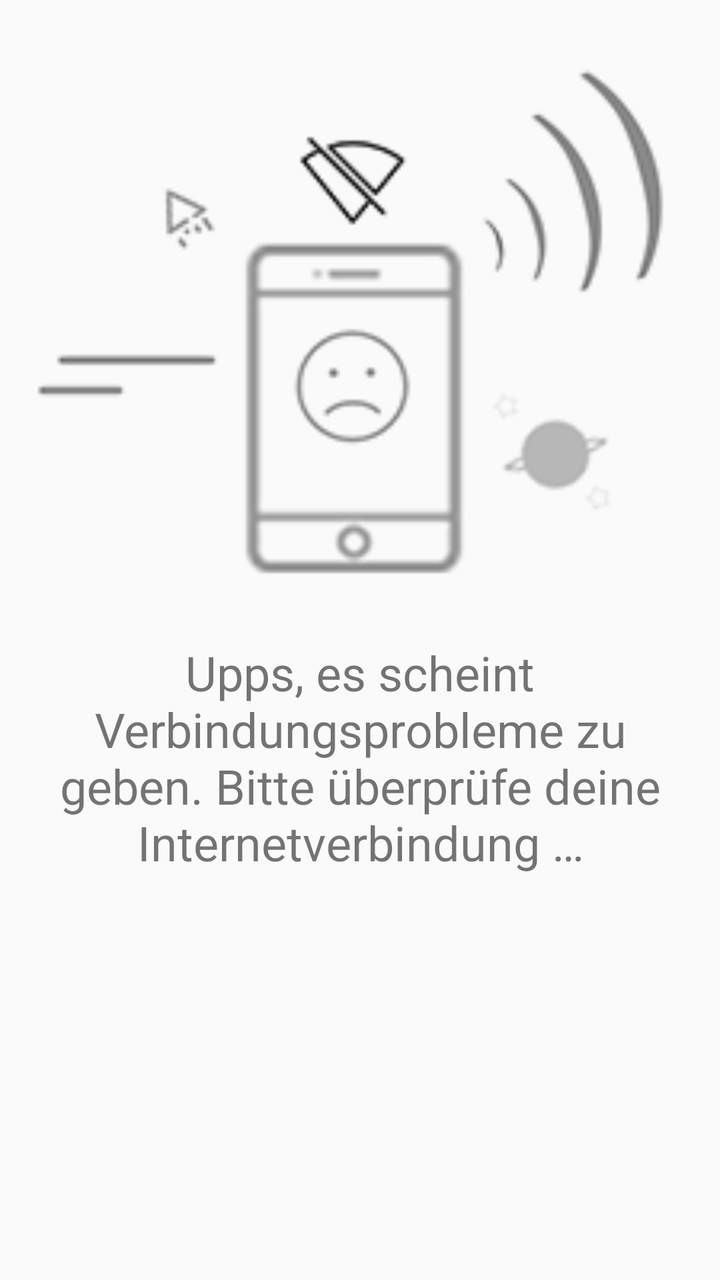
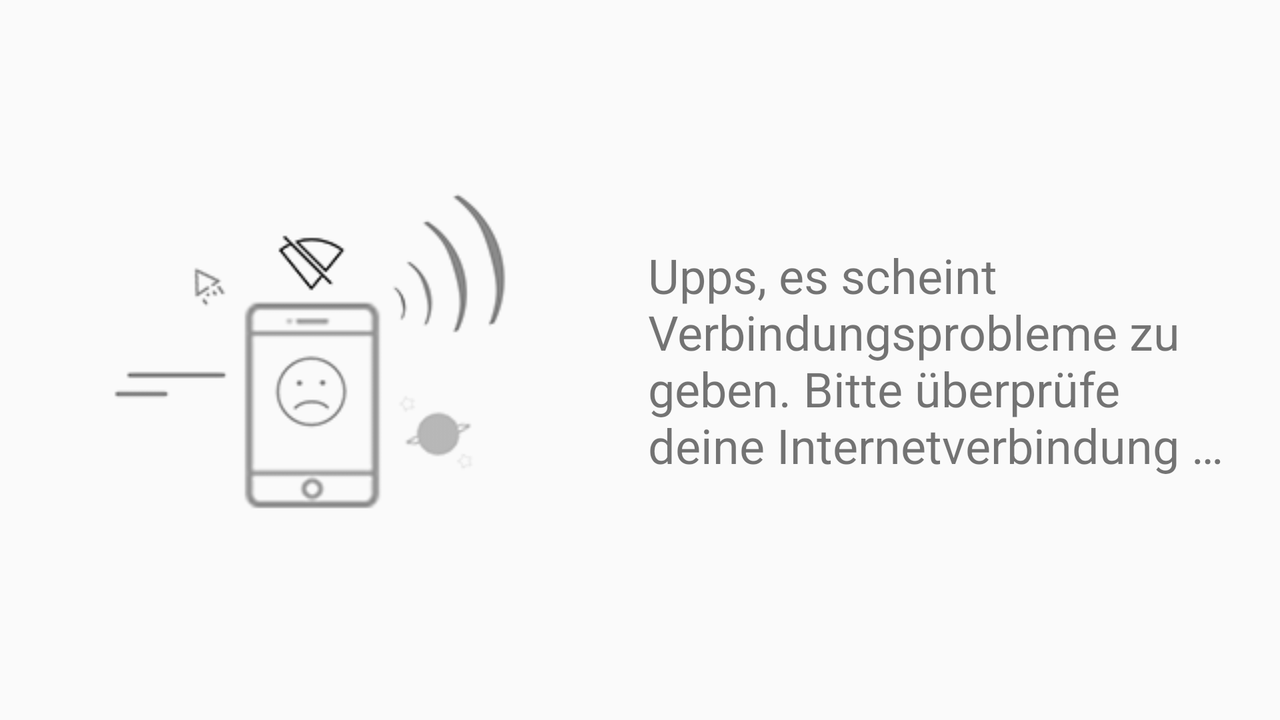

An Android layout and its configuration variant, each rendered on a device that would load it. The default file and the variant file are quoted in full after the pictures.
<!-- AndroidManifest.xml: application theme Theme.AppCompat.Light.NoActionBar -->
<!-- res/layout/layout_no_internet.xml -->
<?xml version="1.0" encoding="utf-8"?>
<androidx.constraintlayout.widget.ConstraintLayout
    xmlns:android="http://schemas.android.com/apk/res/android"
    android:layout_width="match_parent"
    android:layout_height="match_parent"
    xmlns:app="http://schemas.android.com/apk/res-auto"
   >
    <ImageView
        android:id="@+id/ivMessage"
        android:layout_width="match_parent"
        android:layout_height="0dp"
        android:layout_marginTop="@dimen/margin_large"
        android:layout_marginStart="@dimen/margin_standard"
        android:layout_marginEnd="@dimen/margin_standard"
        android:src="@drawable/nointernet"
        app:layout_constraintVertical_chainStyle="packed"
        app:layout_constraintBottom_toTopOf="@+id/tvMessage"
        app:layout_constraintEnd_toEndOf="parent"
        app:layout_constraintStart_toStartOf="parent"
        app:layout_constraintTop_toTopOf="parent"
        android:contentDescription="@string/cd_no_internet" />

    <TextView
        android:id="@+id/tvMessage"
        android:layout_width="match_parent"
        android:layout_height="0dp"
        android:layout_marginStart="@dimen/margin_standard"
        android:layout_marginEnd="@dimen/margin_standard"
        android:layout_marginBottom="@dimen/margin_large"
        android:text="@string/oops_check_internet_connection"
        android:textAlignment="center"
        android:textSize="@dimen/text_large24"
        app:layout_constraintBottom_toBottomOf="parent"
        app:layout_constraintEnd_toEndOf="parent"
        app:layout_constraintStart_toStartOf="parent"
        app:layout_constraintTop_toBottomOf="@id/ivMessage" />

</androidx.constraintlayout.widget.ConstraintLayout>
<!-- resources referenced by this layout -->
<resources>
  <dimen name="margin_large">16dp</dimen>
  <dimen name="margin_standard">8dp</dimen>
  <dimen name="text_large24">24sp</dimen>
  <!-- drawable nointernet: png bitmap (drawable, 6509 bytes) -->
  <string name="cd_no_internet">Keine Top Bewerteten Ideen bis jetzt</string>
  <string name="oops_check_internet_connection"> Upps, es scheint Verbindungsprobleme zu geben. Bitte überprüfe deine Internetverbindung …</string>
</resources>
<!-- res/layout-land/layout_no_internet.xml (the author's variant of the layout above) -->
<!-- drawn on the phone turned sideways -->
<?xml version="1.0" encoding="utf-8"?>
<androidx.constraintlayout.widget.ConstraintLayout
    xmlns:android="http://schemas.android.com/apk/res/android"
    android:layout_width="match_parent"
    android:layout_height="match_parent"
    xmlns:app="http://schemas.android.com/apk/res-auto"
   >

    <ImageView
        android:id="@+id/ivMessage"
        android:layout_width="0dp"
        android:layout_height="wrap_content"
        android:layout_marginStart="@dimen/margin_standard"
        android:layout_marginEnd="@dimen/margin_standard"
        android:src="@drawable/nointernet"
        app:layout_constraintHorizontal_chainStyle="packed"
        app:layout_constraintBottom_toBottomOf="parent"
        app:layout_constraintEnd_toStartOf="@+id/tvMessage"
        app:layout_constraintStart_toStartOf="parent"
        app:layout_constraintTop_toTopOf="parent"
        android:contentDescription="@string/cd_no_internet" />

    <TextView
        android:id="@+id/tvMessage"
        android:layout_width="0dp"
        android:layout_height="wrap_content"
        android:layout_marginStart="@dimen/margin_standard"
        android:layout_marginEnd="@dimen/margin_large"
        android:text="@string/oops_check_internet_connection"
        android:textSize="@dimen/text_large24"
        app:layout_constraintBottom_toBottomOf="parent"
        app:layout_constraintEnd_toEndOf="parent"
        app:layout_constraintStart_toEndOf="@id/ivMessage"
        app:layout_constraintTop_toTopOf="parent" />

</androidx.constraintlayout.widget.ConstraintLayout>
